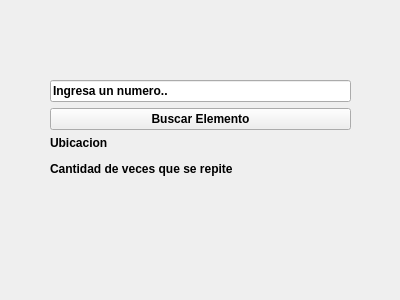
<?xml version="1.0" encoding="UTF-8"?>
<ui version="4.0">
 <class>ventanaSecundaria</class>
 <widget class="QWidget" name="ventanaSecundaria">
  <property name="geometry">
   <rect>
    <x>0</x>
    <y>0</y>
    <width>400</width>
    <height>300</height>
   </rect>
  </property>
  <property name="windowTitle">
   <string>Form</string>
  </property>
  <property name="styleSheet">
   <string notr="true"/>
  </property>
  <widget class="QWidget" name="layoutWidget">
   <property name="geometry">
    <rect>
     <x>50</x>
     <y>80</y>
     <width>301</width>
     <height>101</height>
    </rect>
   </property>
   <layout class="QVBoxLayout" name="verticalLayout">
    <item>
     <widget class="QLineEdit" name="lineEdit_buscarNumero">
      <property name="font">
       <font>
        <bold>true</bold>
       </font>
      </property>
      <property name="text">
       <string>Ingresa un numero..</string>
      </property>
     </widget>
    </item>
    <item>
     <widget class="QPushButton" name="pushButton_buscarElemento">
      <property name="font">
       <font>
        <bold>true</bold>
       </font>
      </property>
      <property name="text">
       <string>Buscar Elemento</string>
      </property>
     </widget>
    </item>
    <item>
     <widget class="QLabel" name="label_ubicacion">
      <property name="font">
       <font>
        <bold>true</bold>
       </font>
      </property>
      <property name="text">
       <string>Ubicacion</string>
      </property>
      <property name="alignment">
       <set>Qt::AlignmentFlag::AlignJustify|Qt::AlignmentFlag::AlignTop</set>
      </property>
     </widget>
    </item>
    <item>
     <widget class="QLabel" name="label_cantVeces">
      <property name="font">
       <font>
        <bold>true</bold>
       </font>
      </property>
      <property name="text">
       <string>Cantidad de veces que se repite</string>
      </property>
      <property name="alignment">
       <set>Qt::AlignmentFlag::AlignJustify|Qt::AlignmentFlag::AlignTop</set>
      </property>
     </widget>
    </item>
   </layout>
  </widget>
 </widget>
 <resources/>
 <connections/>
</ui>
